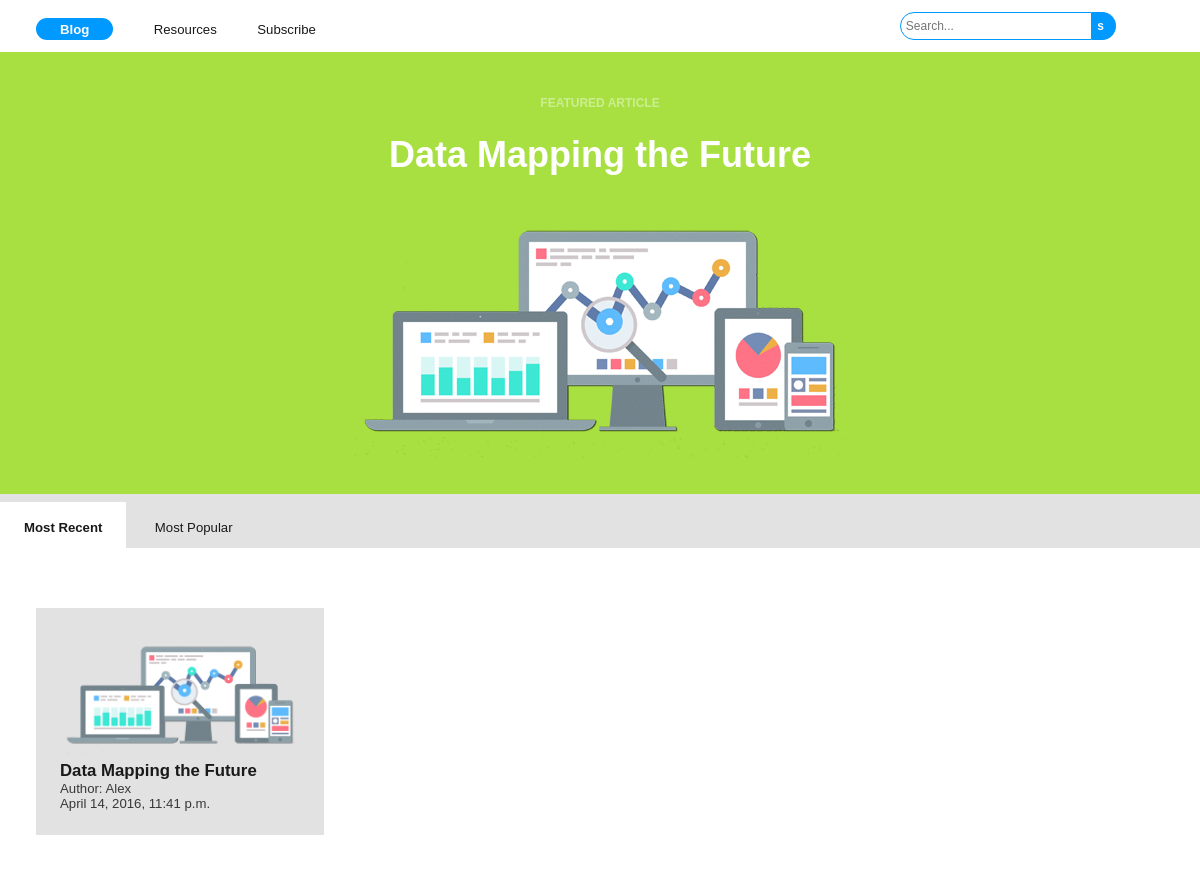
The app's page /articles/ with its own data.
### articles/models/articles_model.py (models this page shows)
class Article(models.Model):
    id = models.AutoField(primary_key=True)
    title = models.CharField(max_length=256, null=False)
    author = models.CharField(max_length=128, null=False)
    slug = models.SlugField(unique=True)
    content = models.TextField(null=False)
    published_date = models.DateTimeField(auto_now_add=True)
    last_saved = models.DateTimeField(auto_now=True)

### articles/views.py (the view)
class IndexView(View):
    template_name = 'index.html'
    def get(self, request):
        articles = Article.objects.all()
        return render(request, self.template_name, {'articles':articles})

### articles/templates/index.html (shortened to what this page needs)
{% load staticfiles %}
<html>
  <head>
    <link href="{% static "css/index.css" %}" rel="stylesheet" type="text/css">
  </head>
  <body>
    <div id="navigation">
      <a href="" class="navigationLink" id="activeLink">Blog</a>
      <a href="" class="navigationLink">Resources</a>
      <a href="" class="navigationLink">Subscribe</a>
      <form method="GET" action="/search" id="searchContainer">
        <input type="text" placeholder="Search..." name="search" id="searchBox">
        <input type="submit" value="s" id="submit">
      </form>
    </div>
    <a href="" id="featured">
      <h1 id="featuredArticle">FEATURED ARTICLE</h1>
      <h1 id="featuredTitle">Data Mapping the Future</h1>
      <img src="{% static "images/data.png" %}"/>
    </a>
    <div id="categoryContainer">
      <a href="javascript:void(0);" class="categoryLink" id="activeCategory">Most Recent</a>
      <a href="javascript:void(0);" class="categoryLink">Most Popular</a>
    </div>
    <div id="articlesContainer">
      <ul id="article_list">
        {% for article in articles %}
          <li class="article_item">
            <a href="/articles/{{article.slug}}" class="articleLink">
              <div class="article_container">
                <img src="{% static "images/data.png" %}" class="articleImage"/>
                <p class="articleTitle">{{article.title}}</p>
                <p class="articleAuthor">Author: {{article.author}}</p>
                <p class="articleDate">{{article.published_date}}</p>
              </div>
            </a>
          </li>
        {% endfor %}
      </ul>
    </div>
  </body>
</html>

### records on screen
Article: title "Data Mapping the Future", author "Alex", published_date "April 14, 2016, 11:41 p.m."
